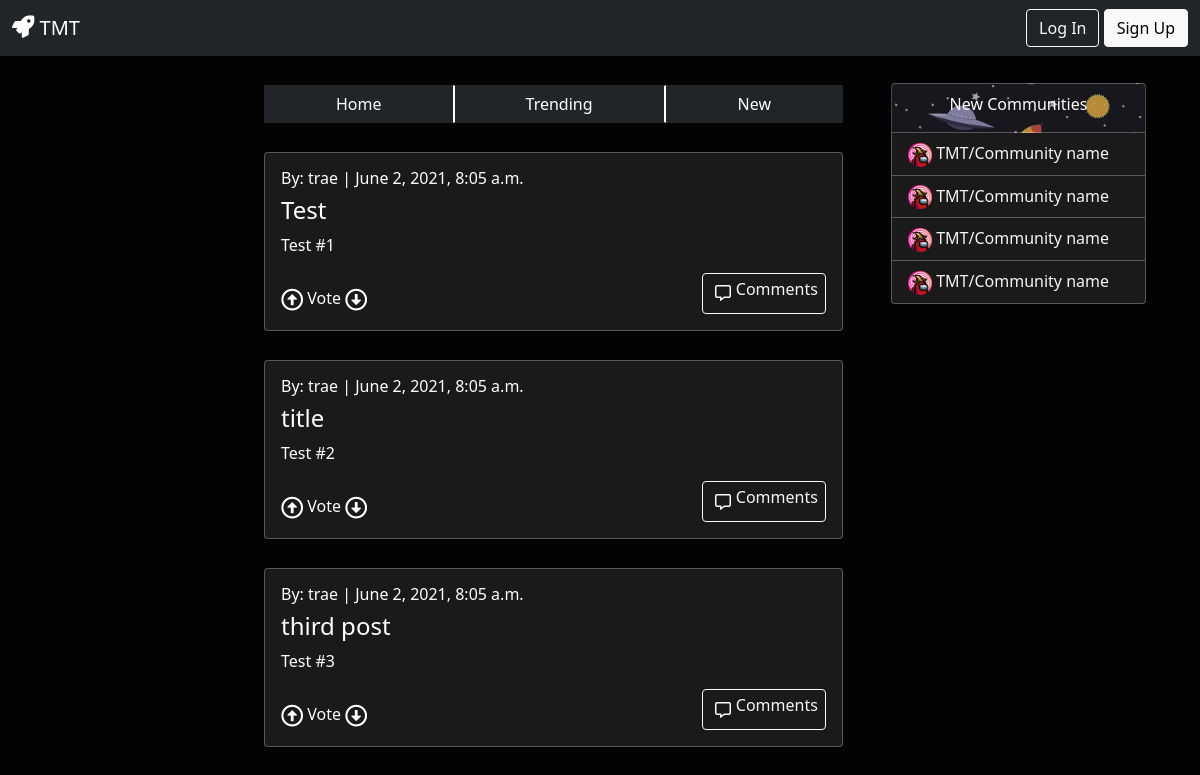
/, run on an earlier commit of the app's database.
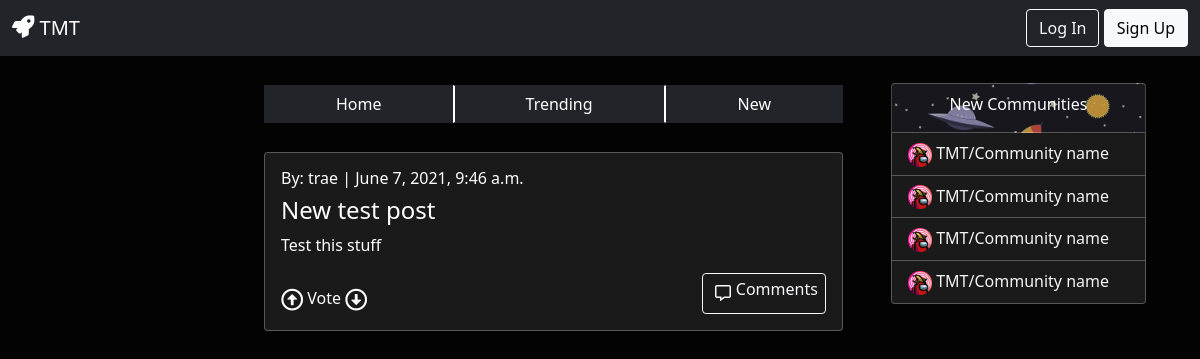
And on a later commit of the database.
### pages/models.py (models this page shows, shortened)
class Post(models.Model):
    title = models.CharField(max_length=200)
    author = models.ForeignKey(
        get_user_model(),
        on_delete=models.CASCADE
    )
    date = models.DateTimeField(auto_now_add=True)
    body = models.TextField()
    image = models.ImageField(upload_to='images/', default='/images/algo-logo.png')

### pages/views.py (the view)
# urls.py: path('', HomePageView.as_view(), name='home'),
class HomePageView(ListView):
    model = Post
    template_name = 'home.html'

### templates/home.html (shortened to what this page needs)
{% extends 'base.html' %}
{% load static %}
{% block content %}
<div class="container">
    <div class="row">
      <div class="col-6">
        <div class="container">
            <div class="btn-container" id="lg-btn-container">
                <div class="btn-group" role="group" aria-label="Basic example">
                    <button type="button" class="btn btn-dark btn-spacing">Home</button>
                    <button type="button" class="btn btn-dark btn-spacing">Trending</button>
                    <button type="button" class="btn btn-dark btn-spacing">New</button>
                </div>
            </div>
    {% for article in object_list %}
    <div class="card" style="width: 100%;">
        <div class="card-body">
          <h6 class="card-group">By: {{ article.author }} | {{ article.date }}</h6>
          <h4 class="card-title">{{ article.title }}</h4>
          <p class="card-text">{{ article.body|safe|truncatechars:140 }}</p>
          <div class="post-footer d-flex">
                <div class="vote-container d-flex">
                    <a href="#"><i class="far fa-arrow-alt-circle-up arrow-up"></i></a>
                        <h6 class="vote-text">Vote</h6>
                    <a href="#"><i class="far fa-arrow-alt-circle-down arrow-down"></i></a>
                </div>
                <div class="comments-container ">
                    <button
                    type="button"
                    class="btn btn-outline-light d-flex comment-btn">
                        <i class="far fa-comment-alt"></i>
                        <h6 class="comment-text">Comments</h6>
                    </button>
                </div>
          </div>
        </div>
      </div>
      {% endfor %}
</div>
      </div>
      <div class="col-3">
        <ul class="list-group">
            <li class="list-group-item">New Communities</li>
            <li class="list-group-item">
                <a href="#">
                    <img class="group-img"
                    src="{% static 'images/default_pic.png' %}"
                    alt="default image">
                    TMT/Community name
                </a>
            </li>
            <li class="list-group-item">
                <a href="#">
                    <img class="group-img"
                    src="{% static 'images/default_pic.png' %}"
                    alt="default image">
                    TMT/Community name
                </a>
            </li>
            <li class="list-group-item">
                <a href="#">
                    <img class="group-img"
                    src="{% static 'images/default_pic.png' %}"
                    alt="default image">
                    TMT/Community name
                </a>
            </li>
            <li class="list-group-item">
                <a href="#">
                    <img class="group-img"
                    src="{% static 'images/default_pic.png' %}"
                    alt="default image">
                    TMT/Community name
                </a>
            </li>
          </ul>
      </div>
    </div>
  </div>
{% endblock content %}

### templates/base.html (shortened to what this page needs)
{% load static %}
<!DOCTYPE html>
<html lang="en">
<head>
<link href="https://cdn.jsdelivr.net/npm/bootstrap@5.0.0/dist/css/bootstrap.min.css"
rel="stylesheet"
integrity="sha384-wEmeIV1mKuiNpC+IOBjI7aAzPcEZeedi5yW5f2yOq55WWLwNGmvvx4Um1vskeMj0"
crossorigin="anonymous">
<link rel="stylesheet"
href="https://use.fontawesome.com/releases/v5.15.1/css/all.css"
integrity="sha384-vp86vTRFVJgpjF9jiIGPEEqYqlDwgyBgEF109VFjmqGmIY/Y4HV4d3Gp2irVfcrp"
crossorigin="anonymous">
<link rel="stylesheet" href="{% static 'css/base.css' %}">
</head>
<body class="">
    <nav class="navbar sticky-top navbar-expand-md navbar-dark bg-dark" id="big-navbar">
        <div class="container-fluid">
          <a class="navbar-brand" href="{% url 'home' %}"><i class="fas fa-rocket"></i> TMT</i> </a>
          <div class="collapse navbar-collapse" id="navbarTogglerDemo02">
            {% if user.is_authenticated %}
            <!-- <ul class="navbar-nav me-auto mb-2 mb-lg-0">
              <li class="nav-item btn-lg">
                <a class="nav-link btn btn-outline-dark" id="homePage" href="{% url 'home' %}"><i class="fas fa-home"></i>Home</a>
              </li>
            </ul> -->
            <form class="search-bar" method="POST" action="{% url 'search_bar' %}">
              {% csrf_token %}
              <input class="form-control me-2" type="search" placeholder="Search" aria-label="Search" name="searched_data">
              <button class="btn btn-outline-secondary" type="submit">Search</button>
            </form>
            <div class="user">
              <div class="dropdown">
                <a
                class="dropdown-toggle"
                href="#"
                role="button"
                id="dropdownMenuLink"
                data-bs-toggle="dropdown"
                aria-expanded="false">
                  <img class="user-img" src="{% static 'images/default_pic.png' %}" alt="default image">
                  <i class="fas fa-angle-down"></i>
                  </a>
                  <ul class="dropdown-menu">
                    <li><a class="dropdown-item" href="#">Profile</a></li>
                    <li><a class="dropdown-item" href="{% url 'logout' %}">Log out</a></li>
                  </ul>
                </div>
            </div>
            {% else %}
            <div>
              <a type="button" class="btn btn-outline-light text-dec-none" href="{% url 'login' %}">Log In</a>
              <a type="button" class="btn btn-light" href="{% url 'signup' %}">Sign Up</a>
            {% endif %}
          </div>
        </div>
      </nav>
    <main>
        {% block content %}
        {% endblock content %}
    </main>
</body>
</html>

### static/css/base.css (style rules this page uses)
.text-dec-none { text-decoration: none!important; }
body { background-color: #030303; background-image: url("../images/stars-1654074.jpg"); background-repeat: no-repeat; background-position: center center; background-size: cover; min-height: 100vh; }
.navbar-collapse { display: flex; justify-content: flex-end; }
.container { padding-left: 0; padding-right: 0; }
@media (min-width:768px) { .container { padding-right: var(--bs-gutter-x,.75rem); padding-left: var(--bs-gutter-x,.75rem); } }
@media (min-width:768px) { .row { margin: 0; } }
.btn-group { width: 100vw; }
@media (min-width:768px) { .btn-group { margin-top: 5%; } }
.btn-group>.btn:nth-child(2) { border-left: 2px solid white; border-right: 3px solid white; }
.btn-group .btn { border-radius: 0; }
.btn-container { display: flex; justify-content: center; margin-top: 0%; }
.card { background-color: rgb(26, 26, 27); color: white; margin-top: 5%; border: 1px solid #ffffff45; }
.vote-text { margin: 0 5%; }
.comment-text { margin-left: 5%; }
.post-footer { justify-content: space-between; align-items: flex-end; }
.row { align-items: baseline; }
.col-6 { flex: 1 auto; }
.group-img { width: 24px; }
.list-group-item { background-color: rgb(26, 26, 27); color: rgba(255, 255, 255, 0.794); border: 1px solid #ffffff45; }
.list-group-item:first-of-type { text-align: center; background-image: url("../images/cosmos-5809271_640.png"); background-repeat: no-repeat; background-position: center; background-size: cover; background-blend-mode: overlay; background-color: rgba(0, 0, 0, 0.274); height: 50px; color: white; }
.list-group-item a { text-decoration: none; color: whitesmoke; }
a i { color: white; font-size: 1.4rem; }
.comment-btn { align-items: center; }

What changed in the data, as far as the page shows it:
removed Post: author "trae", date "June 2, 2021, 8:05 a.m.", title "Test", body "Test #1"
removed Post: author "trae", date "June 2, 2021, 8:05 a.m.", title "title", body "Test #2"
removed Post: author "trae", date "June 2, 2021, 8:05 a.m.", title "third post", body "Test #3"
added Post: author "trae", date "June 7, 2021, 9:46 a.m.", title "New test post", body "Test this stuff"
